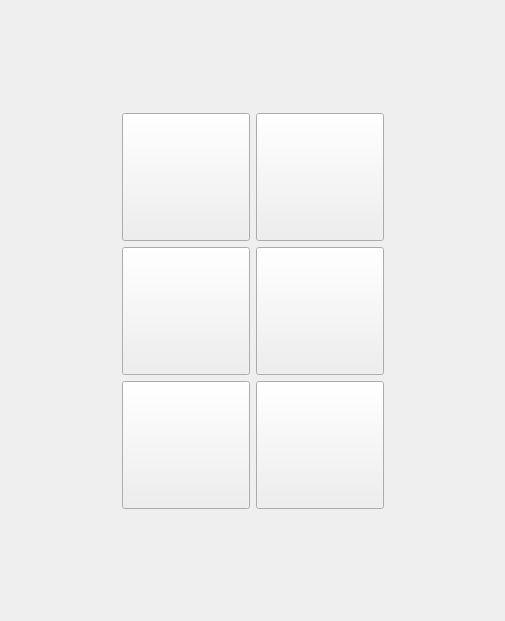
<?xml version="1.0" encoding="UTF-8"?>
<ui version="4.0">
 <class>HardwareActivity</class>
 <widget class="QWidget" name="HardwareActivity">
  <property name="geometry">
   <rect>
    <x>0</x>
    <y>0</y>
    <width>505</width>
    <height>621</height>
   </rect>
  </property>
  <property name="windowTitle">
   <string>Form</string>
  </property>
  <layout class="QGridLayout" name="gridLayout_2">
   <property name="leftMargin">
    <number>0</number>
   </property>
   <property name="topMargin">
    <number>0</number>
   </property>
   <property name="rightMargin">
    <number>0</number>
   </property>
   <property name="bottomMargin">
    <number>0</number>
   </property>
   <item row="0" column="1">
    <spacer name="verticalSpacer_2">
     <property name="orientation">
      <enum>Qt::Orientation::Vertical</enum>
     </property>
     <property name="sizeHint" stdset="0">
      <size>
       <width>20</width>
       <height>103</height>
      </size>
     </property>
    </spacer>
   </item>
   <item row="1" column="0">
    <spacer name="horizontalSpacer">
     <property name="orientation">
      <enum>Qt::Orientation::Horizontal</enum>
     </property>
     <property name="sizeHint" stdset="0">
      <size>
       <width>112</width>
       <height>20</height>
      </size>
     </property>
    </spacer>
   </item>
   <item row="1" column="1">
    <layout class="QGridLayout" name="gridLayout">
     <item row="0" column="0">
      <widget class="QPushButton" name="pushButtonActuators">
       <property name="minimumSize">
        <size>
         <width>128</width>
         <height>128</height>
        </size>
       </property>
       <property name="toolTip">
        <string>Configure Actuators for this Agent</string>
       </property>
       <property name="text">
        <string/>
       </property>
       <property name="icon">
        <iconset resource="../../libres/resources/icons.qrc">
         <normaloff>:/icons/controller/actuator_control.svg</normaloff>:/icons/controller/actuator_control.svg</iconset>
       </property>
       <property name="iconSize">
        <size>
         <width>96</width>
         <height>96</height>
        </size>
       </property>
       <property name="flat">
        <bool>false</bool>
       </property>
      </widget>
     </item>
     <item row="0" column="1">
      <widget class="QPushButton" name="pushButtonSensors">
       <property name="minimumSize">
        <size>
         <width>128</width>
         <height>128</height>
        </size>
       </property>
       <property name="toolTip">
        <string>Configure Sensors for this Agent</string>
       </property>
       <property name="text">
        <string/>
       </property>
       <property name="icon">
        <iconset resource="../../libres/resources/icons.qrc">
         <normaloff>:/icons/sensors/sensor_temperature.svg</normaloff>:/icons/sensors/sensor_temperature.svg</iconset>
       </property>
       <property name="iconSize">
        <size>
         <width>96</width>
         <height>96</height>
        </size>
       </property>
       <property name="flat">
        <bool>false</bool>
       </property>
      </widget>
     </item>
     <item row="1" column="0">
      <widget class="QPushButton" name="pushButtonLobes">
       <property name="minimumSize">
        <size>
         <width>128</width>
         <height>128</height>
        </size>
       </property>
       <property name="toolTip">
        <string>Configure Lobes for this Agent</string>
       </property>
       <property name="text">
        <string/>
       </property>
       <property name="icon">
        <iconset resource="../../libres/resources/icons.qrc">
         <normaloff>:/icons/controller/network.svg</normaloff>:/icons/controller/network.svg</iconset>
       </property>
       <property name="iconSize">
        <size>
         <width>96</width>
         <height>96</height>
        </size>
       </property>
       <property name="flat">
        <bool>false</bool>
       </property>
      </widget>
     </item>
     <item row="1" column="1">
      <widget class="QPushButton" name="pushButtonStanzas">
       <property name="minimumSize">
        <size>
         <width>128</width>
         <height>128</height>
        </size>
       </property>
       <property name="toolTip">
        <string>Configure Stanzas for this Agent</string>
       </property>
       <property name="text">
        <string/>
       </property>
       <property name="icon">
        <iconset resource="../../libres/resources/icons.qrc">
         <normaloff>:/icons/controller/pose_control.svg</normaloff>:/icons/controller/pose_control.svg</iconset>
       </property>
       <property name="iconSize">
        <size>
         <width>96</width>
         <height>96</height>
        </size>
       </property>
       <property name="flat">
        <bool>false</bool>
       </property>
      </widget>
     </item>
     <item row="2" column="0">
      <widget class="QPushButton" name="pushButtonController">
       <property name="minimumSize">
        <size>
         <width>128</width>
         <height>128</height>
        </size>
       </property>
       <property name="toolTip">
        <string>Configure Controller for this Agent</string>
       </property>
       <property name="text">
        <string/>
       </property>
       <property name="icon">
        <iconset resource="../../libres/resources/icons.qrc">
         <normaloff>:/icons/controller/control.svg</normaloff>:/icons/controller/control.svg</iconset>
       </property>
       <property name="iconSize">
        <size>
         <width>96</width>
         <height>96</height>
        </size>
       </property>
       <property name="flat">
        <bool>false</bool>
       </property>
      </widget>
     </item>
     <item row="2" column="1">
      <widget class="QPushButton" name="pushButtonDone">
       <property name="minimumSize">
        <size>
         <width>128</width>
         <height>128</height>
        </size>
       </property>
       <property name="toolTip">
        <string>Done</string>
       </property>
       <property name="text">
        <string/>
       </property>
       <property name="icon">
        <iconset resource="../../libres/resources/icons.qrc">
         <normaloff>:/icons/app/yes.svg</normaloff>:/icons/app/yes.svg</iconset>
       </property>
       <property name="iconSize">
        <size>
         <width>96</width>
         <height>96</height>
        </size>
       </property>
       <property name="flat">
        <bool>false</bool>
       </property>
      </widget>
     </item>
    </layout>
   </item>
   <item row="1" column="2">
    <spacer name="horizontalSpacer_2">
     <property name="orientation">
      <enum>Qt::Orientation::Horizontal</enum>
     </property>
     <property name="sizeHint" stdset="0">
      <size>
       <width>111</width>
       <height>20</height>
      </size>
     </property>
    </spacer>
   </item>
   <item row="2" column="1">
    <spacer name="verticalSpacer">
     <property name="orientation">
      <enum>Qt::Orientation::Vertical</enum>
     </property>
     <property name="sizeHint" stdset="0">
      <size>
       <width>20</width>
       <height>102</height>
      </size>
     </property>
    </spacer>
   </item>
  </layout>
 </widget>
 <resources>
  <include location="../../libres/resources/icons.qrc"/>
 </resources>
 <connections>
  <connection>
   <sender>pushButtonActuators</sender>
   <signal>clicked()</signal>
   <receiver>HardwareActivity</receiver>
   <slot>actuators()</slot>
   <hints>
    <hint type="sourcelabel">
     <x>185</x>
     <y>176</y>
    </hint>
    <hint type="destinationlabel">
     <x>252</x>
     <y>310</y>
    </hint>
   </hints>
  </connection>
  <connection>
   <sender>pushButtonController</sender>
   <signal>clicked()</signal>
   <receiver>HardwareActivity</receiver>
   <slot>controller()</slot>
   <hints>
    <hint type="sourcelabel">
     <x>185</x>
     <y>444</y>
    </hint>
    <hint type="destinationlabel">
     <x>252</x>
     <y>310</y>
    </hint>
   </hints>
  </connection>
  <connection>
   <sender>pushButtonDone</sender>
   <signal>clicked()</signal>
   <receiver>HardwareActivity</receiver>
   <slot>done()</slot>
   <hints>
    <hint type="sourcelabel">
     <x>319</x>
     <y>444</y>
    </hint>
    <hint type="destinationlabel">
     <x>252</x>
     <y>310</y>
    </hint>
   </hints>
  </connection>
  <connection>
   <sender>pushButtonLobes</sender>
   <signal>clicked()</signal>
   <receiver>HardwareActivity</receiver>
   <slot>lobes()</slot>
   <hints>
    <hint type="sourcelabel">
     <x>185</x>
     <y>310</y>
    </hint>
    <hint type="destinationlabel">
     <x>252</x>
     <y>310</y>
    </hint>
   </hints>
  </connection>
  <connection>
   <sender>pushButtonSensors</sender>
   <signal>clicked()</signal>
   <receiver>HardwareActivity</receiver>
   <slot>sensors()</slot>
   <hints>
    <hint type="sourcelabel">
     <x>319</x>
     <y>176</y>
    </hint>
    <hint type="destinationlabel">
     <x>252</x>
     <y>310</y>
    </hint>
   </hints>
  </connection>
  <connection>
   <sender>pushButtonStanzas</sender>
   <signal>clicked()</signal>
   <receiver>HardwareActivity</receiver>
   <slot>stanzas()</slot>
   <hints>
    <hint type="sourcelabel">
     <x>319</x>
     <y>310</y>
    </hint>
    <hint type="destinationlabel">
     <x>252</x>
     <y>310</y>
    </hint>
   </hints>
  </connection>
 </connections>
 <slots>
  <slot>actuators()</slot>
  <slot>lobes()</slot>
  <slot>sensors()</slot>
  <slot>controller()</slot>
  <slot>stanzas()</slot>
  <slot>done()</slot>
 </slots>
</ui>
